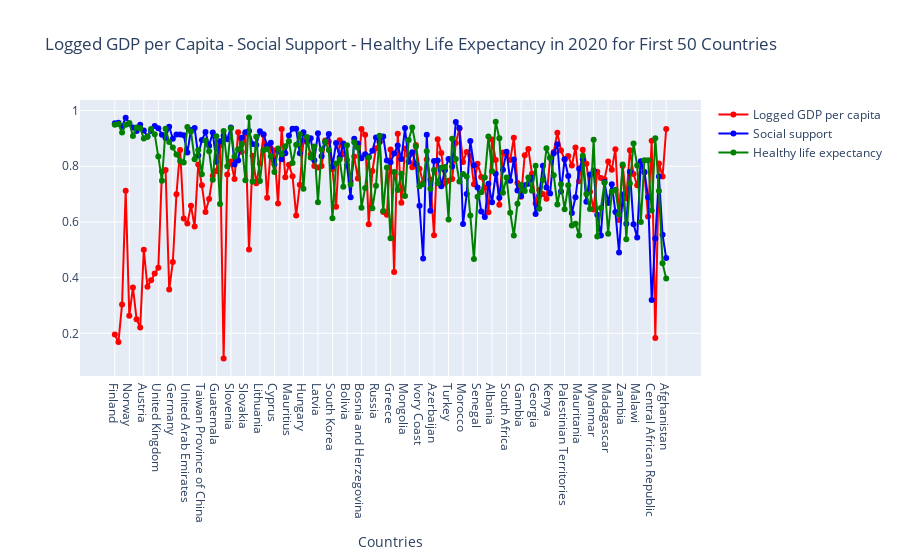

Here is the notebook cell this chart was saved with:
### Markdown cell above
Summary: sub- saharan AFrica has on average the lowest ladder score. As mentioned earlier there is a high correlation between GDP number and ladder score. If you look at the GDP the countriest with the lowest gdp are the most unhappy. Afghanisan is the most obvious example of this.

### Code cell
#linegraph 
# Creating trace1
trace1 = go.Scatter(x = data_2020['Country name'],
                    y = data_2020['Perceptions of corruption'],
                    mode = "lines+markers",
                    name = "Logged GDP per capita",
                    marker = dict(color = 'red'),
                    text= data_2020)

# Creating trace2
trace2 = go.Scatter(x = data_2020['Country name'],
                    y = data_2020['Social support'],
                    mode = "lines+markers",
                    name = "Social support",
                    marker = dict(color = 'blue'),
                    text= data_2020)

# Creating trace3
trace3 = go.Scatter(x = data_2020['Country name'],
                    y = data_2020['Freedom to make life choices'],
                    mode = "lines+markers",
                    name = "Healthy life expectancy",
                    marker = dict(color = 'green'),
                    text= data_2020)


data = [trace1, trace2, trace3]
layout = dict(title = 'Logged GDP per Capita - Social Support - Healthy Life Expectancy in 2020 for First 50 Countries',
              xaxis= dict(title= 'Countries',ticklen= 5,zeroline= False),
              hovermode="x unified")
fig = dict(data = data, layout = layout)
iplot(fig)

### Figure 1 — Plotly figure (JSON) as saved in the notebook; plotly's stock layout.template omitted (floating-point values rounded to 4 significant figures; data arrays with more than 128 entries replaced by an {"elided": "..."} marker saying what was removed)
{"data": [{"marker": {"color": "red"}, "mode": "lines+markers", "name": "Logged GDP per capita", "text": {"elided": "153x20 mixed values"}, "type": "scatter", "x": {"elided": "153 str values"}, "y": {"elided": "153 float values"}}, {"marker": {"color": "blue"}, "mode": "lines+markers", "name": "Social support", "text": {"elided": "153x20 mixed values"}, "type": "scatter", "x": {"elided": "153 str values"}, "y": {"elided": "153 float values"}}, {"marker": {"color": "green"}, "mode": "lines+markers", "name": "Healthy life expectancy", "text": {"elided": "153x20 mixed values"}, "type": "scatter", "x": {"elided": "153 str values"}, "y": {"elided": "153 float values"}}], "layout": {"hovermode": "x unified", "title": {"text": "Logged GDP per Capita - Social Support - Healthy Life Expectancy in 2020 for First 50 Countries"}, "xaxis": {"ticklen": 5, "title": {"text": "Countries"}, "zeroline": false}}}
